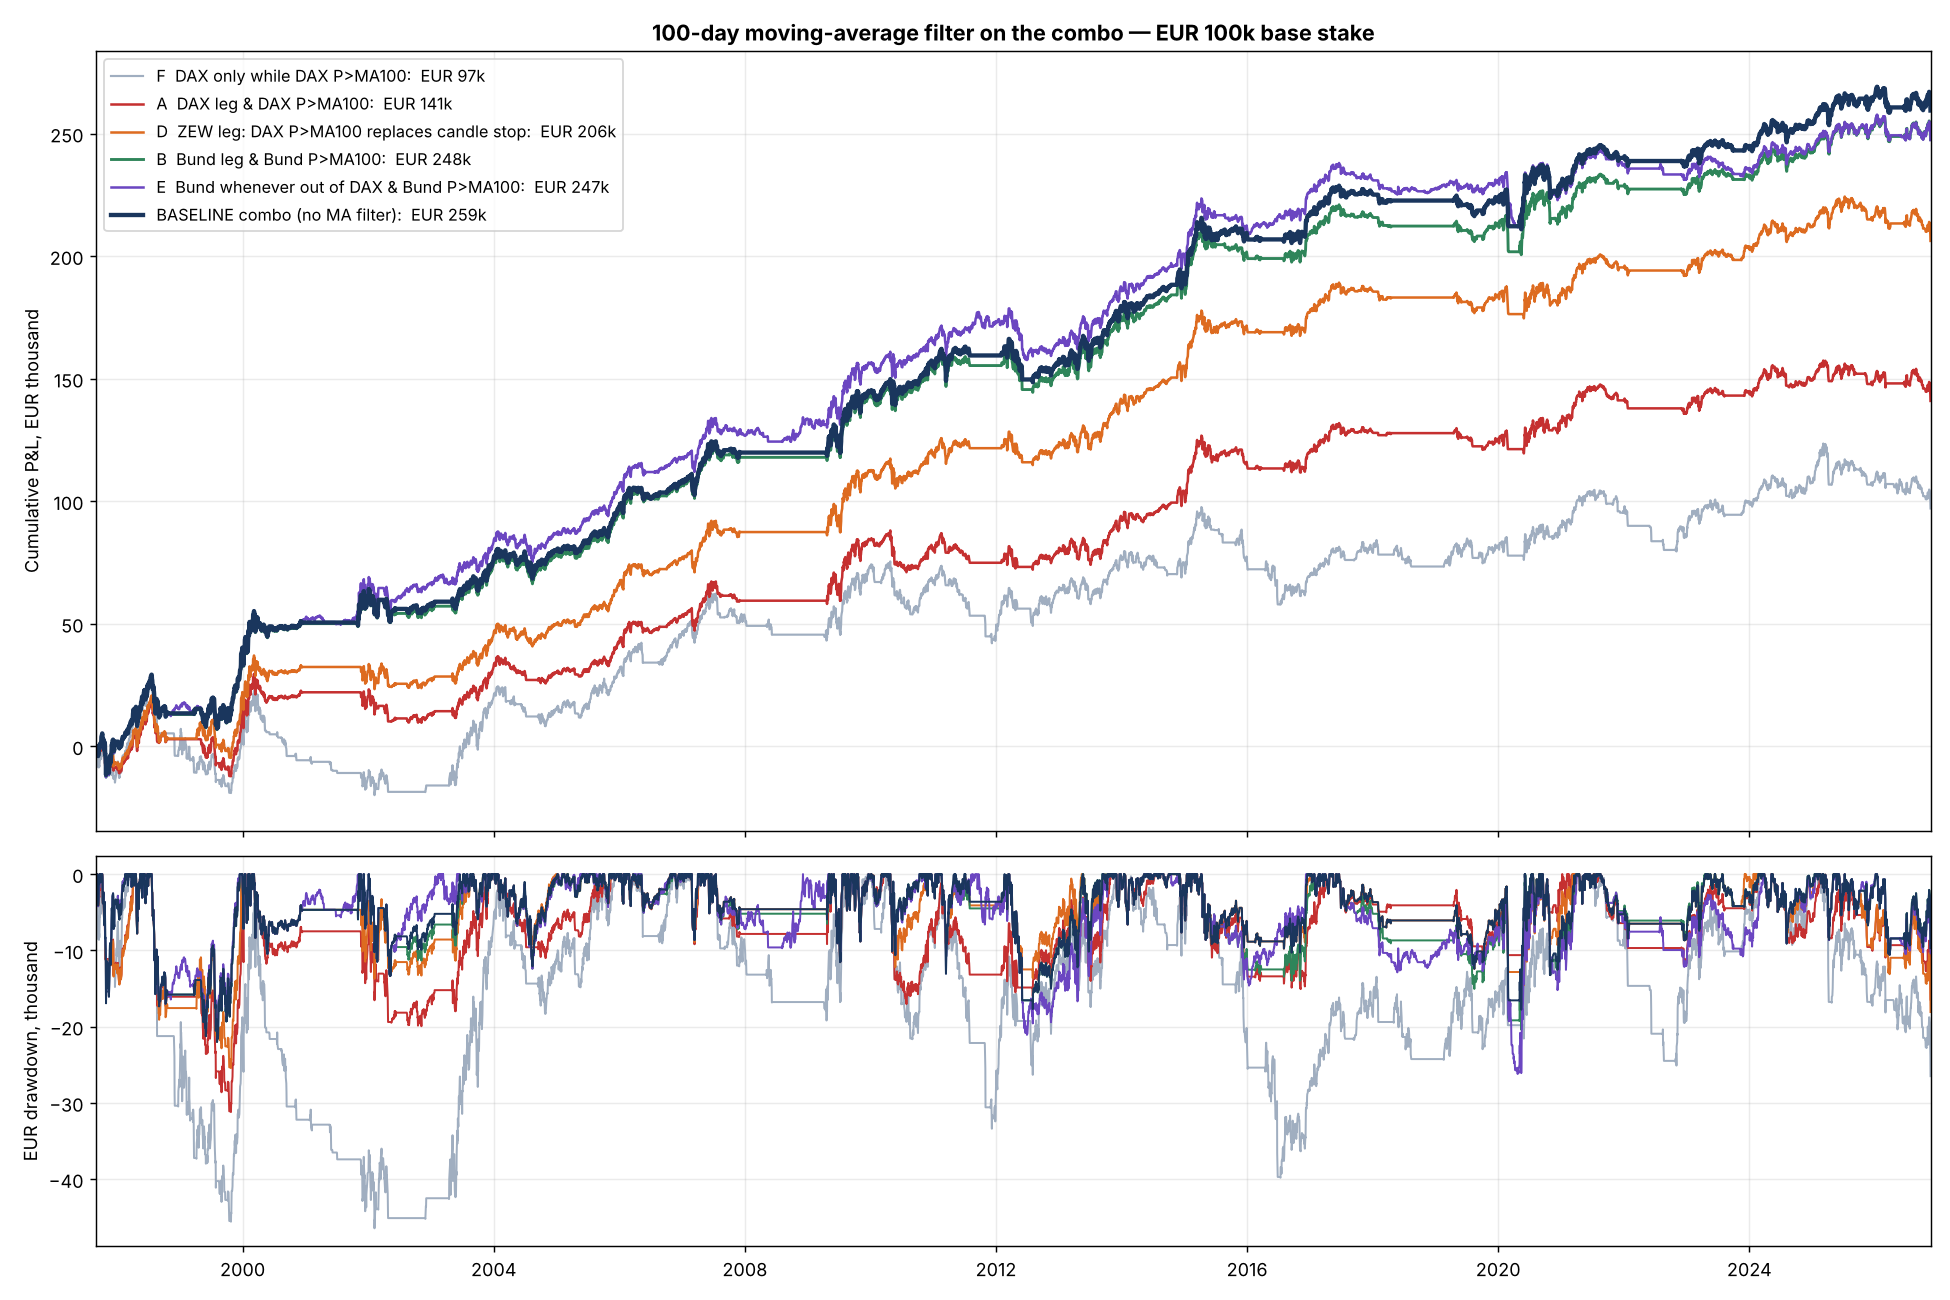

Here is the Python script that generated this plot:
"""
Daily moving-average filters (50 to 100 days) on DAX and Bund
=============================================================
Filters, each computed on the asset it is applied to (known at the close):
  P>MA50 | P>MA75 | P>MA100   price above its simple moving average
  MA50>MA100                  50-day average above the 100-day average

Where they are applied to the Defensive + Growth combo:
  A  extra filter on the DAX leg         (DAX only held if DAX passes)
  B  extra filter on the Bund leg        (Bund only held if Bund passes)
  C  both
  D  MA filter REPLACES the monthly candle stop in the ZEW leg
  E  Bund leg = "Bund above its MA whenever out of the DAX" (replaces the ZEW Bund rule)
  F  the filters on their own: buy & hold DAX / Bund only while above the MA

EUR per 100k base stake, futures-style (no interest on capital), 0.10% of
traded notional, next-close execution.
"""
import os

import matplotlib
matplotlib.use("Agg")
import matplotlib.pyplot as plt
import numpy as np
import pandas as pd

import best_combo_search as bc
import zew_bund_strategy as zb
from combo_portfolio import PICKS
from relval_dax_bund import eur, BASE
from zew_surprise_strategy import load_dax, COST, HERE

SPLIT = "2012-01-01"


def main():
    pd.set_option("display.width", 250); pd.set_option("display.float_format", "{:,.0f}".format); pd.set_option("display.max_rows", 200)
    D = bc.build()
    idx, n = D["idx"], len(D["idx"])
    rd, rb = D["rd"] - D["rf"], D["rb"] - D["rf"]

    def filters(px):
        m = {w: px.rolling(w).mean() for w in (50, 75, 100)}
        f = {"P>MA50": px > m[50], "P>MA75": px > m[75], "P>MA100": px > m[100], "MA50>MA100": m[50] > m[100]}
        return {k: v.reindex(idx, method="ffill").fillna(False).values for k, v in f.items()}

    FD, FB = filters(load_dax()), filters(zb.load_bund())
    ones, zeros = np.ones(n, bool), np.zeros(n, bool)
    dec = {k: bc.dax_decision(D, z, m, op, sc, f, g) for k, (z, m, op, sc, f, g, b) in PICKS.items()}
    zreg, macd = D["Z"]["cross_or_surprise"], D["M"]["macd_M"]
    bund_rule = D["B"]["zew_fall2_pos"]

    def pos(d):
        p = np.roll(d, 1).astype(float); p[0] = 0
        return p

    def combo(dD, dG, bdec):
        """50/50 of Defensive and Growth; Bund held by each half only when its DAX leg is out."""
        pD, pG, pB = pos(dD), pos(dG), pos(bdec)
        wd = (pD + pG) / 2
        wb = (pB * (1 - pD) + pB * (1 - pG)) / 2
        return wd, wb

    def pnl(wd, wb):
        hd, hb = np.roll(wd, 1), np.roll(wb, 1); hd[0] = hb[0] = 0
        turn = np.abs(np.diff(wd, prepend=0)) + np.abs(np.diff(wb, prepend=0))
        return pd.Series(BASE * (hd * rd + hb * rb - turn * COST), index=idx)

    rows, keep = {}, {}

    def add(name, wd, wb):
        p = pnl(wd, wb)
        s = eur(p, wd, wb)
        h1, h2 = p[:SPLIT], p[SPLIT:]
        dd = lambda q: (q.cumsum() - q.cumsum().cummax()).min()
        rows[name] = {"EUR / year": s["EUR / year"], "Max EUR DD": s["Max EUR DD"], "EUR/yr per EUR DD": s["EUR/yr per EUR of DD"],
                      "Worst year": s["Worst year"], "Losing years": s["Losing years"], "Sharpe": s["Sharpe"],
                      "Longest DD (mo)": s["Longest DD (mo)"],
                      "EUR/yr 97-11": h1.sum() / (len(h1) / 252), "EUR/yr 12-26": h2.sum() / (len(h2) / 252), "Max DD 12-26": dd(h2),
                      "DAX %": np.abs(wd).mean() * 100, "Bund %": np.abs(wb).mean() * 100,
                      "Turnover x/yr": (np.abs(np.diff(wd)).sum() + np.abs(np.diff(wb)).sum()) / (n / 252)}
        keep[name] = p

    add("BASELINE combo (no MA filter)", *combo(dec["Defensive"], dec["Growth"], bund_rule))
    for k in FD:
        add(f"A  DAX leg & DAX {k}", *combo(dec["Defensive"] & FD[k], dec["Growth"] & FD[k], bund_rule))
    for k in FB:
        add(f"B  Bund leg & Bund {k}", *combo(dec["Defensive"], dec["Growth"], bund_rule & FB[k]))
    for k in FD:
        add(f"C  both legs & {k}", *combo(dec["Defensive"] & FD[k], dec["Growth"] & FD[k], bund_rule & FB[k]))
    for k in FD:
        add(f"D  ZEW leg: DAX {k} replaces candle stop", *combo(zreg & FD[k], (zreg & FD[k]) | macd, bund_rule))
    for k in FB:
        add(f"E  Bund whenever out of DAX & Bund {k}", *combo(dec["Defensive"], dec["Growth"], FB[k]))
    add("F  DAX buy & hold", ones.astype(float), zeros.astype(float))
    for k in FD:
        add(f"F  DAX only while DAX {k}", pos(FD[k]), zeros.astype(float))
    add("F  Bund buy & hold", zeros.astype(float), ones.astype(float))
    for k in FB:
        add(f"F  Bund only while Bund {k}", zeros.astype(float), pos(FB[k]))

    T = pd.DataFrame(rows).T
    T.to_csv(os.path.join(HERE, "ma_filter_grid.csv"))
    print(f"Period {idx[0].date()} -> {idx[-1].date()} | EUR per {BASE:,} base stake")
    fm = {"EUR/yr per EUR DD": "{:.2f}".format, "Sharpe": "{:.2f}".format, "Turnover x/yr": "{:.1f}".format}
    print(T.to_string(formatters=fm))

    base = T.iloc[0]
    print("\n== SUMMARY BY PLACEMENT (average of the four MA variants, change vs baseline) ==")
    G = T.iloc[1:21].copy()
    G["group"] = [i[0] for i in G.index]
    S = G.groupby("group")[["EUR / year", "Max EUR DD", "EUR/yr per EUR DD", "EUR/yr 12-26", "Turnover x/yr"]].mean()
    S["EUR / year vs base"] = S["EUR / year"] - base["EUR / year"]
    S["Max DD vs base"] = S["Max EUR DD"] - base["Max EUR DD"]
    print(S.to_string(formatters=fm))
    better = T.iloc[1:21][(T.iloc[1:21]["EUR/yr per EUR DD"] > base["EUR/yr per EUR DD"])]
    print(f"\nVariants A-E beating the baseline ratio ({base['EUR/yr per EUR DD']:.2f}): {len(better)} of 20"
          + (": " + "; ".join(better.index) if len(better) else ""))
    both = T.iloc[1:21][(T.iloc[1:21]["EUR / year"] > base["EUR / year"]) & (T.iloc[1:21]["Max EUR DD"] > base["Max EUR DD"])]
    print(f"Variants with BOTH more EUR/year and a smaller max drawdown: {len(both)}" + (": " + "; ".join(both.index) if len(both) else ""))

    fig, ax = plt.subplots(2, 1, figsize=(15, 10), sharex=True, gridspec_kw={"height_ratios": [3, 1.5]})
    lines = [("F  DAX only while DAX P>MA100", "#a0aec0", 1.2), ("A  DAX leg & DAX P>MA100", "#c53030", 1.4),
             ("D  ZEW leg: DAX P>MA100 replaces candle stop", "#dd6b20", 1.4), ("B  Bund leg & Bund P>MA100", "#2f855a", 1.6),
             ("E  Bund whenever out of DAX & Bund P>MA100", "#6b46c1", 1.4), ("BASELINE combo (no MA filter)", "#1a365d", 2.4)]
    for k, col, lw in lines:
        c = keep[k].cumsum() / 1000
        ax[0].plot(idx, c, color=col, lw=lw, label=f"{k}:  EUR {c.iloc[-1]:,.0f}k")
        ax[1].plot(idx, c - c.cummax(), color=col, lw=1.1)
    ax[0].set_ylabel("Cumulative P&L, EUR thousand"); ax[1].set_ylabel("EUR drawdown, thousand")
    ax[0].set_title(f"100-day moving-average filter on the combo — EUR {BASE/1000:.0f}k base stake", fontweight="bold")
    ax[0].legend(loc="upper left", fontsize=9)
    for a in ax:
        a.grid(alpha=.25); a.set_xlim(idx[0], idx[-1])
    fig.tight_layout()
    fig.savefig(os.path.join(HERE, "ma_filter_test.png"), dpi=130, facecolor="white")
    print("\nChart -> ma_filter_test.png")


if __name__ == "__main__":
    main()
